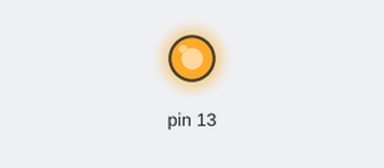
The sketch below on a simulated Arduino Uno, built with avr-gcc and run on an emulated ATmega328P. Shown: output pins drawn as LEDs (lit = HIGH).

Above: at 0.5 s.
At 4.0 s:
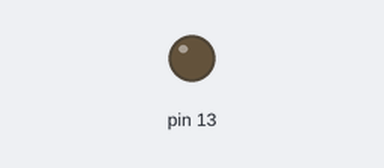
Timing chart, 0 to 6.0 s (numbered marks = the images above):
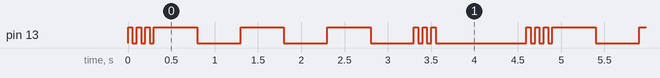

Measured:
- by itself, pin 13: repeats every 4.6 s: 2 × (LOW 0.05 s, HIGH 0.05 s), LOW 0.05 s, 3 × (HIGH 0.50 s, LOW 0.50 s), 2 × (HIGH 0.05 s, LOW 0.05 s), HIGH 0.05 s, LOW 1.1 s, HIGH 0.05 s
- by itself, everything shown: repeats every 4.6 s, in 18 steps

The sketch:

SOSRough.ino
```cpp
void setup() {
  // put your setup code here, to run once:
pinMode(13,OUTPUT);
}

void loop() {
  // put your main code here, to run repeatedly:
  //S
digitalWrite(13,HIGH);
delay(50);
digitalWrite(13,LOW);
delay(50);
digitalWrite(13,HIGH);
delay(50);
digitalWrite(13,LOW);
delay(50);
digitalWrite(13,HIGH);
delay(50);
digitalWrite(13,LOW);
delay(50);
// O
digitalWrite(13,HIGH);
delay(500);
digitalWrite(13,LOW);
delay(500);
digitalWrite(13,HIGH);
delay(500);
digitalWrite(13,LOW);
delay(500);
digitalWrite(13,HIGH);
delay(500);
digitalWrite(13,LOW);
delay(500);

//S
digitalWrite(13,HIGH);
delay(50);
digitalWrite(13,LOW);
delay(50);
digitalWrite(13,HIGH);
delay(50);
digitalWrite(13,LOW);
delay(50);
digitalWrite(13,HIGH);
delay(50);
digitalWrite(13,LOW);
delay(50);

//Delay

delay(1000);
}
```
